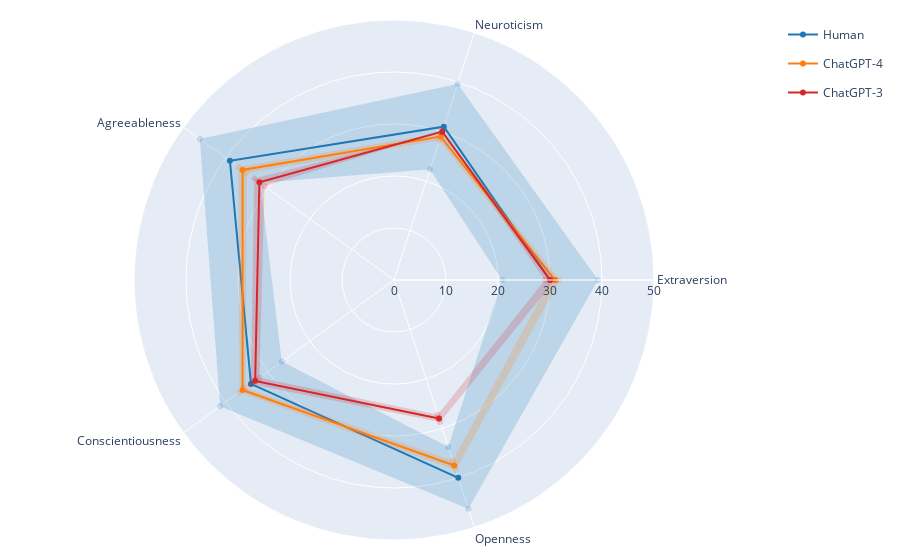
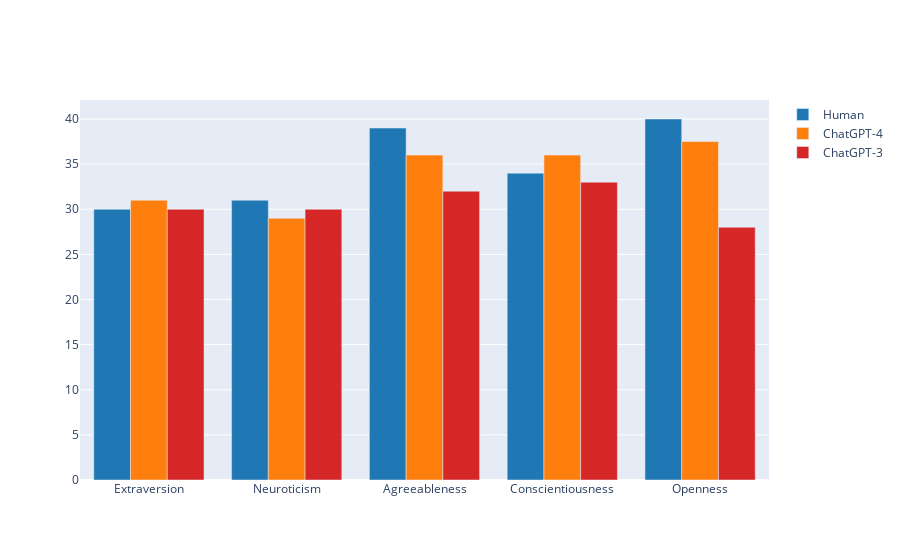

Notebook code for these charts, in order:
### Code cell
categories = ['Extraversion', 'Neuroticism', 'Agreeableness', 'Conscientiousness', 'Openness']
N = len(categories)

# Assuming data has been loaded and is available as 'data' dataframe

hues = ['Human', 'ChatGPT-4', 'ChatGPT-3']
hue_colors = {
    'Human': 'rgba(31, 119, 180, 1)',
    'ChatGPT-4': 'rgba(255, 127, 14, 1)',
    'ChatGPT-3': 'rgba(214, 39, 40, 1)',
}
value_type = 'median'  # or mean, etc.

# Generating the radar chart for each hue
data_trace_polar = []
data_trace_bar = []
for hue in hues:
    d_scores = data[data['hue'] == hue][[*dimensions]].agg(['median', 'mean', 'std'])
    # d_scores = data[data['hue'] == hue][categories].agg(['median', 'mean', 'std'])
    values = d_scores.loc[value_type].values.tolist()
    std_dev = d_scores.loc['std'].values.tolist()
    # print(f'values before: {values}')
    values += values[:1]  # Repeat the first value at the end to close the radar chart
    # print(f'values after: {values}')
    std_dev += std_dev[:1]  # Repeat the first value at the end to ensure the error band is continuous
    
    upper_bound = np.array(values) + np.array(std_dev)
    lower_bound = np.array(values) - np.array(std_dev)
    
    upper_bound = np.array(values) + np.array(std_dev)
    lower_bound = np.array(values) - np.array(std_dev)

    
    trace = go.Scatterpolar(
        r = values,
        theta = categories,
        # fill = 'toself',
        name = hue,
        hoverinfo = 'all',
        line=dict(color=hue_colors[hue]),
        legendgroup=hue
    )

    trace_upper = go.Scatterpolar(
        r=upper_bound.tolist(),
        theta=categories,
        marker=dict(color=hue_colors[hue].replace('1)', '0.2)')),
        line=dict(width=0.1),
        hoverinfo='none',
        legendgroup=hue,
        showlegend=False,
        name = hue + ' error band',
        
    )

    trace_lower = go.Scatterpolar(
        r=lower_bound.tolist(),
        theta=categories,
        marker= dict(color=hue_colors[hue].replace('1)', '0.2)')),
        fill='tonext',
        line=dict(width=0.1),
        fillcolor=hue_colors[hue].replace('1)', '0.2)'),
        legendgroup=hue,
        showlegend=False,
        name = hue + ' error band'
    )

    bar_trace = go.Bar(
        x=categories,
        y=values,
        name=hue,
        marker_color=hue_colors[hue]
    )
    
    data_trace_bar.append(bar_trace)
    data_trace_polar.extend([trace_upper, trace_lower, trace])

layout = go.Layout(
    polar = dict(
        radialaxis = dict(
            visible = True,
            range = [0, 50],
        )
    ),
    margin=dict(l=20, r=20, t=20, b=20),
    showlegend = True,
)

fig_radar = go.Figure(data=data_trace_polar, layout=layout)
fig_bar = go.Figure(data=data_trace_bar)
fig_radar.show()
fig_bar.show()
# pyo.plot(fig_bar)

### Figure 1 — Plotly figure (JSON) as saved in the notebook; plotly's stock layout.template omitted (floating-point values rounded to 4 significant figures)
{"data": [{"hoverinfo": "none", "legendgroup": "Human", "line": {"width": 0.1}, "marker": {"color": "rgba(31, 119, 180, 0.2)"}, "name": "Human error band", "r": [39.22, 39.62, 46.15, 41.31, 46.26, 39.22], "showlegend": false, "theta": ["Extraversion", "Neuroticism", "Agreeableness", "Conscientiousness", "Openness"], "type": "scatterpolar"}, {"fill": "tonext", "fillcolor": "rgba(31, 119, 180, 0.2)", "legendgroup": "Human", "line": {"width": 0.1}, "marker": {"color": "rgba(31, 119, 180, 0.2)"}, "name": "Human error band", "r": [20.78, 22.38, 31.85, 26.69, 33.74, 20.78], "showlegend": false, "theta": ["Extraversion", "Neuroticism", "Agreeableness", "Conscientiousness", "Openness"], "type": "scatterpolar"}, {"hoverinfo": "all", "legendgroup": "Human", "line": {"color": "rgba(31, 119, 180, 1)"}, "name": "Human", "r": [30, 31, 39, 34, 40, 30], "theta": ["Extraversion", "Neuroticism", "Agreeableness", "Conscientiousness", "Openness"], "type": "scatterpolar"}, {"hoverinfo": "none", "legendgroup": "ChatGPT-4", "line": {"width": 0.1}, "marker": {"color": "rgba(255, 127, 14, 0.2)"}, "name": "ChatGPT-4 error band", "r": [31.93, 29.73, 37.0, 36.71, 38.44, 31.93], "showlegend": false, "theta": ["Extraversion", "Neuroticism", "Agreeableness", "Conscientiousness", "Openness"], "type": "scatterpolar", "visible": true}, {"fill": "tonext", "fillcolor": "rgba(255, 127, 14, 0.2)", "legendgroup": "ChatGPT-4", "line": {"width": 0.1}, "marker": {"color": "rgba(255, 127, 14, 0.2)"}, "name": "ChatGPT-4 error band", "r": [30.07, 28.27, 35.0, 35.29, 36.56, 30.07], "showlegend": false, "theta": ["Extraversion", "Neuroticism", "Agreeableness", "Conscientiousness", "Openness"], "type": "scatterpolar", "visible": true}, {"hoverinfo": "all", "legendgroup": "ChatGPT-4", "line": {"color": "rgba(255, 127, 14, 1)"}, "name": "ChatGPT-4", "r": [31, 29, 36, 36, 37.5, 31], "theta": ["Extraversion", "Neuroticism", "Agreeableness", "Conscientiousness", "Openness"], "type": "scatterpolar", "visible": true}, {"hoverinfo": "none", "legendgroup": "ChatGPT-3", "line": {"width": 0.1}, "marker": {"color": "rgba(214, 39, 40, 0.2)"}, "name": "ChatGPT-3 error band", "r": [30.97, 30, 33.23, 34.01, 28.73, 30.97], "showlegend": false, "theta": ["Extraversion", "Neuroticism", "Agreeableness", "Conscientiousness", "Openness"], "type": "scatterpolar"}, {"fill": "tonext", "fillcolor": "rgba(214, 39, 40, 0.2)", "legendgroup": "ChatGPT-3", "line": {"width": 0.1}, "marker": {"color": "rgba(214, 39, 40, 0.2)"}, "name": "ChatGPT-3 error band", "r": [29.03, 30, 30.77, 31.99, 27.27, 29.03], "showlegend": false, "theta": ["Extraversion", "Neuroticism", "Agreeableness", "Conscientiousness", "Openness"], "type": "scatterpolar"}, {"hoverinfo": "all", "legendgroup": "ChatGPT-3", "line": {"color": "rgba(214, 39, 40, 1)"}, "name": "ChatGPT-3", "r": [30, 30, 32, 33, 28, 30], "theta": ["Extraversion", "Neuroticism", "Agreeableness", "Conscientiousness", "Openness"], "type": "scatterpolar"}], "layout": {"autosize": true, "margin": {"b": 20, "l": 20, "r": 20, "t": 20}, "polar": {"angularaxis": {"type": "category"}, "radialaxis": {"autorange": false, "range": [0, 50], "type": "linear", "visible": true}}, "showlegend": true}}

### Figure 2 — Plotly figure (JSON) as saved in the notebook; plotly's stock layout.template omitted (floating-point values rounded to 4 significant figures)
{"data": [{"marker": {"color": "rgba(31, 119, 180, 1)"}, "name": "Human", "type": "bar", "x": ["Extraversion", "Neuroticism", "Agreeableness", "Conscientiousness", "Openness"], "y": [30, 31, 39, 34, 40, 30]}, {"marker": {"color": "rgba(255, 127, 14, 1)"}, "name": "ChatGPT-4", "type": "bar", "x": ["Extraversion", "Neuroticism", "Agreeableness", "Conscientiousness", "Openness"], "y": [31, 29, 36, 36, 37.5, 31]}, {"marker": {"color": "rgba(214, 39, 40, 1)"}, "name": "ChatGPT-3", "type": "bar", "x": ["Extraversion", "Neuroticism", "Agreeableness", "Conscientiousness", "Openness"], "y": [30, 30, 32, 33, 28, 30]}], "layout": {"autosize": true, "xaxis": {"autorange": true, "range": [-0.5, 4.5], "type": "category"}, "yaxis": {"autorange": true, "range": [0, 42.11], "type": "linear"}}}
